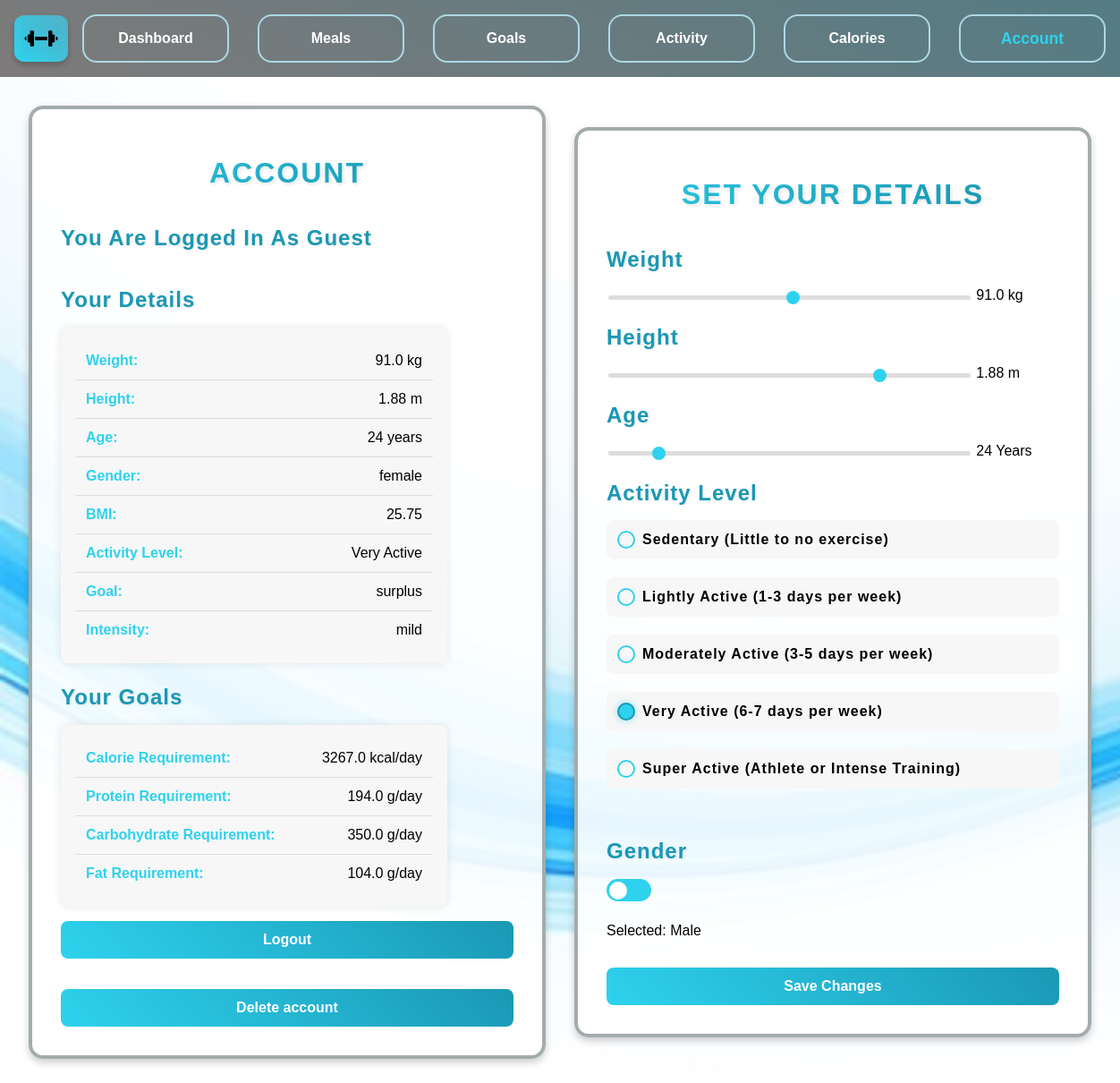
The page /account (signed in) on the database its author committed.
### app.py (models this page shows, shortened)
class User(db.Model):
    id = db.Column(db.Integer, primary_key=True)
    username = db.Column(db.String(100))
    weight = db.Column(db.Float, default=90)
    height = db.Column(db.Float, default=1.75)
    age = db.Column(db.Integer, default=48)
    gender = db.Column(db.String(10), default='male')
    bmi = db.Column(db.Float)
    bmr = db.Column(db.Float)
    tdee = db.Column(db.Float)
    exercise_level = db.Column(db.String(20), default='sedentary')
    goal = db.Column(db.String(20), default='maintain')
    intensity = db.Column(db.String(20))
    caloriesRequired = db.Column(db.Float)
    proteinRatio = db.Column(db.Float)
    fatRatio = db.Column(db.Float)
    carbRatio = db.Column(db.Float)
    proteinRequired = db.Column(db.Float)
    fatRequired = db.Column(db.Float)
    carbRequired = db.Column(db.Float)
    caloriesRemaining = db.Column(db.Float)
    proteinRemaining = db.Column(db.Float)
    fatRemaining = db.Column(db.Float)
    carbRemaining = db.Column(db.Float)
    last_reset = db.Column(db.Date, default=lambda: datetime.now(timezone.utc).date())
    meals = db.relationship('UserMeals', backref='user', lazy=True, cascade="all, delete-orphan")

### app.py (the view, shortened to what this page needs)
@app.route('/account', methods=['POST', 'GET'])
def account():
    if 'username' not in session:
        return redirect(url_for('login'))
    username = session.get('username')
    found_user = User.query.filter_by(username=username).first()
    return render_template(
        'account.html', username=username, user_db=found_user)

### templates/account.html (shortened to what this page needs)
{% extends "base.html" %}
{% block content %}
<div class="content">
    <div class="section-box">
        <h1>Account</h1>
        <h3>You are logged in as {{username}}</h3>
        <h3>Your Details</h3>
        <ul class="user-list">
            <li><strong>Weight:</strong> {{ user_db.weight if user_db.weight else 90 }} kg</li>
            <li><strong>Height:</strong> {{ user_db.height if user_db.height else 1.75 }} m</li>
            <li><strong>Age:</strong> {{ user_db.age if user_db.age else 48 }} years</li>
            <li><strong>Gender:</strong> {{ user_db.gender if user_db.gender else 'male' }}</li>
            <li><strong>BMI:</strong> {{ user_db.bmi if user_db.bmi else 'Not Calculated' }}</li>
            <li><strong>Activity Level:</strong> {{ user_db.exercise_level.replace("_", " ").title() if user_db.exercise_level else 'Not Set' }}</li>
            <li><strong>Goal:</strong> {{ user_db.goal if user_db.goal else 'Not Set' }}</li>
            <li><strong>Intensity:</strong> {{ user_db.intensity if user_db.intensity else 'Not Set' }}</li>
        </ul>
        <h3>Your Goals</h3>
        <ul class="user-list">
            <li><strong>Calorie Requirement:</strong> {{ user_db.caloriesRequired if user_db.caloriesRequired else 'Not Set' }} kcal/day</li>
            <li><strong>Protein Requirement:</strong> {{ user_db.proteinRequired if user_db.proteinRequired else 'Not Set' }} g/day</li>
            <li><strong>Carbohydrate Requirement:</strong> {{ user_db.carbRequired if user_db.carbRequired else 'Not Set' }} g/day</li>
            <li><strong>Fat Requirement:</strong> {{ user_db.fatRequired if user_db.fatRequired else 'Not Set' }} g/day</li>
        </ul>
        <form method="POST" action='/account'>
            <button type="submit" name="action" value="logout">Logout</button>
        </form>
        <br>
        <form method="POST" action='/account'>
            <button type="submit" name="action" value="delete">Delete account</button>
        </form>
    </div>
    <div class='section-box'>
        <h1>Set Your Details</h1>
        <form method="POST" action="/account">
            <h3>Weight</h3><br>
            <input type="range" id="weightSlider" name="getWeight" min="40" max="140" step="1"
                value="{{ user_db.weight if user_db.weight else 70 }}"
                oninput="weightOutput.value = this.value">
            <output id="weightOutput">{{ user_db.weight if user_db.weight else 70 }}</output> kg
            <br>
            <h3>Height</h3><br>
            <input type="range" id="heightSlider" name="getHeight" min="1.50" max="2.00" step="0.01"
                value="{{ user_db.height if user_db.height else 1.75 }}"
                oninput="heightOutput.value = this.value">
            <output id="heightOutput">{{ user_db.height if user_db.height else 1.75 }}</output> m
            <br>
            <h3>Age</h3><br>
            <input type="range" id="ageSlider" name="getAge" min="16" max="80" step="1"
                value="{{ user_db.age if user_db.age else 25 }}"
                oninput="ageOutput.value = this.value">
            <output id="ageOutput">{{ user_db.age if user_db.age else 25 }}</output> Years
            <br>
            <h3>Activity Level</h3>
            <div class="activity-level">
                <label class="radio-button">
                    <span class="custom-radio"></span> Sedentary (Little to no exercise)
                </label>
                <label class="radio-button">
                    <span class="custom-radio"></span> Lightly Active (1-3 days per week)
                </label>
                <label class="radio-button">
                    <span class="custom-radio"></span> Moderately Active (3-5 days per week)
                </label>
                <label class="radio-button">
                    <span class="custom-radio"></span> Very Active (6-7 days per week)
                </label>
                <label class="radio-button">
                    <span class="custom-radio"></span> Super Active (Athlete or Intense Training)
                </label>
            </div>
            <h3>Gender</h3><br>
            <label class="switch">
                <span class="slider"></span>
            </label>
            <p>Selected: <span id="genderText">{% if gender == 'female' %}Female{% else %}Male{% endif %}</span></p>
            <button type="submit" name="action" value="updateDetails">Save Changes</button>
        </form>
    </div>
</div>
{% endblock %}

### static/style.css (style rules this page uses)
html, body { background-image: url("./images/background.jpg"); background-size: cover; background-attachment: fixed; height: 100%; margin: 0rem; display: flex; flex-direction: column; box-sizing: border-box; font-family: sans-serif; }
.section-box { display: flex; flex-direction: column; flex-grow: 1; border: 0.3rem solid rgb(163, 172, 172); padding: 2rem; margin: 1rem; border-radius: 1rem; background-color: rgba(255, 255, 255, 0.9); width: 40%; box-shadow: 0 0.25rem 0.5rem rgba(0, 0, 0, 0.2); transition: transform 0.3s ease-in-out; overflow: hidden; min-height: 16rem; }
.content { display: flex; flex-wrap: wrap; justify-content: space-between; align-items: center; padding: 1rem; }
h1 { font-size: 2rem; font-weight: bold; text-align: center; text-transform: uppercase; background: linear-gradient(45deg, #2ed2ee, #1a98b4); background-clip: text; -webkit-background-clip: text; color: transparent; letter-spacing: 2px; text-shadow: 2px 2px 4px rgba(0, 0, 0, 0.1); margin-bottom: 1rem; }
h3 { font-size: 1.5rem; font-weight: bold; color: #1a98b4; text-transform: capitalize; letter-spacing: 1px; margin-bottom: 0.75rem; padding-bottom: 0.3rem; display: inline-block; text-shadow: 1px 1px 3px rgba(0, 0, 0, 0.1); }
label { font-size: 1.2rem; font-weight: bold; margin-bottom: 0.5rem; display: block; letter-spacing: 1px; color: linear-gradient(45deg, #334043, #481ab4);; }
input[type="range"] { -webkit-appearance: none; appearance: none; width: 80%; height: 5px; background: #ddd; border-radius: 5px; outline: none; transition: background 0.3s ease-in-out; }
button, input[type="submit"] { width: 100%; padding: 0.75rem; margin-top: 1rem; border: none; border-radius: 0.5rem; background: linear-gradient(45deg, #2ed2ee, #1a98b4); color: white; font-size: 1rem; cursor: pointer; transition: all 0.3s ease-in-out; font-weight: bold; }
.activity-level, .fitness-goals { display: flex; flex-direction: column; gap: 0.75rem; margin-bottom: 1.5rem; }
.radio-button { display: flex; align-items: center; gap: 0.5rem; cursor: pointer; font-size: 1rem; font-weight: bold; padding: 0.75rem; border-radius: 0.5rem; background: #f7f7f7; transition: 0.3s ease-in-out; }
.custom-radio { width: 1rem; height: 1rem; border: 2px solid #2ed2ee; border-radius: 50%; display: flex; align-items: center; justify-content: center; transition: 0.3s ease-in-out; }
.radio-button input:checked + .custom-radio { background-color: #2ed2ee; border-color: #1a98b4; box-shadow: 0 0 8px rgba(46, 210, 238, 0.5); }
.switch { position: relative; display: inline-block; width: 3.125rem; height: 1.5625rem; }
.slider { position: absolute; cursor: pointer; top: 0; left: 0; right: 0; bottom: 0; background-color: #2ed2ee; border-radius: 1.5625rem; transition: 0.4s; }
.slider:before { position: absolute; content: ""; height: 1.25rem; width: 1.25rem; left: 0.1875rem; bottom: 0.15625rem; background-color: white; border-radius: 50%; transition: 0.4s; }
.user-list { list-style: none; padding: 1rem; margin: 0; background: #f7f7f7; border-radius: 0.5rem; box-shadow: 0 0 10px rgba(0, 0, 0, 0.1); max-width: 400px; }
.user-list li { padding: 0.75rem; font-size: 1rem; border-bottom: 1px solid #ddd; display: flex; justify-content: space-between; }
.user-list li:last-child { border-bottom: none; }
.user-list li strong { color: #2ed2ee; }

### rows shown on the page
User: username "Guest", weight "91.0", height "1.88", age "24", gender "female", bmi "25.75", exercise_level.replace "Very Active", goal "surplus", intensity "mild", caloriesRequired "3267.0", proteinRequired "194.0", carbRequired "350.0", fatRequired "104.0", getWeight "91", getHeight "1.88", getAge "24"
